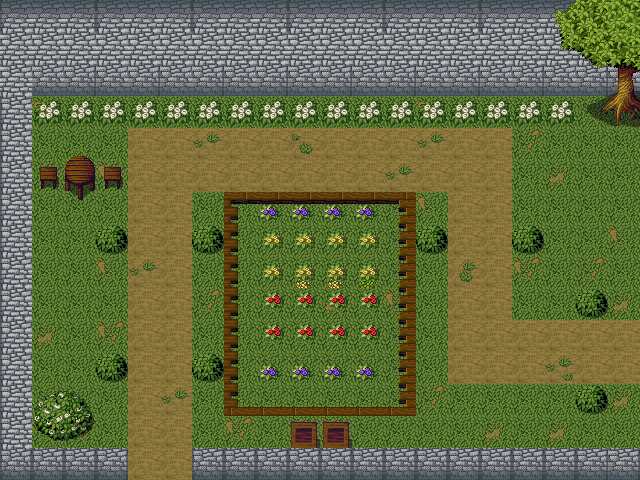

Rendered tile map (Tiled .tmx) drawn with the repository's tilesets; below, a short description and the map source with its tile grids summarised:
An orthogonal 20x15 tile map with 32x32 px tiles, 6 tile layers (base, base, top, top, ...) and 17 objects.

<map version="1.0" orientation="orthogonal" width="20" height="15" tilewidth="32" tileheight="32">
 <tileset firstgid="1" name="tileset" tilewidth="32" tileheight="32">
  <image source="../tileset.png" />
 </tileset>
 <layer name="base" width="20" height="15">
  <data>[300 cells, 298 non-empty, 10 distinct tile ids]</data>
 </layer>
 <layer name="base" width="20" height="15">
  <data>[300 cells, 67 non-empty, 14 distinct tile ids]</data>
 </layer>
 <layer name="top" width="20" height="15">
  <data>[300 cells, 24 non-empty, 9 distinct tile ids]</data>
 </layer>
 <layer name="top" width="20" height="15">
  <data>[300 cells, 110 non-empty, 21 distinct tile ids]</data>
 </layer>
 <objectgroup name="collision" width="20" height="15">
  <object name="" x="230" y="198" width="180" height="212" />
  <object name="" x="197" y="227" width="16" height="25" />
  <object name="" x="421" y="224" width="17" height="23" />
  <object name="" x="519" y="226" width="17" height="25" />
  <object name="" x="583" y="289" width="18" height="27" />
  <object name="" x="583" y="384" width="18" height="23" />
  <object name="" x="196" y="356" width="18" height="22" />
  <object name="" x="102" y="356" width="19" height="22" />
  <object name="" x="101" y="230" width="20" height="22" />
  <object name="" x="291" y="422" width="54" height="25" />
  <object name="" x="0" y="0" width="636" height="88" />
  <object name="" x="1" y="89" width="24" height="385" />
  <object name="" x="31" y="449" width="89" height="27" />
  <object name="" x="195" y="453" width="439" height="21" />
  <object name="" x="68" y="162" width="22" height="23" />
  <object name="" x="32" y="384" width="64" height="64" />
  <object name="" x="576" y="96" width="64" height="32" />
 </objectgroup>
 <layer name="top" width="20" height="15">
  <data>[300 cells, 9 non-empty, 9 distinct tile ids]</data>
 </layer>
 <layer name="base" width="20" height="15">
  <data>[300 cells, 22 non-empty, 5 distinct tile ids]</data>
 </layer>
</map>
